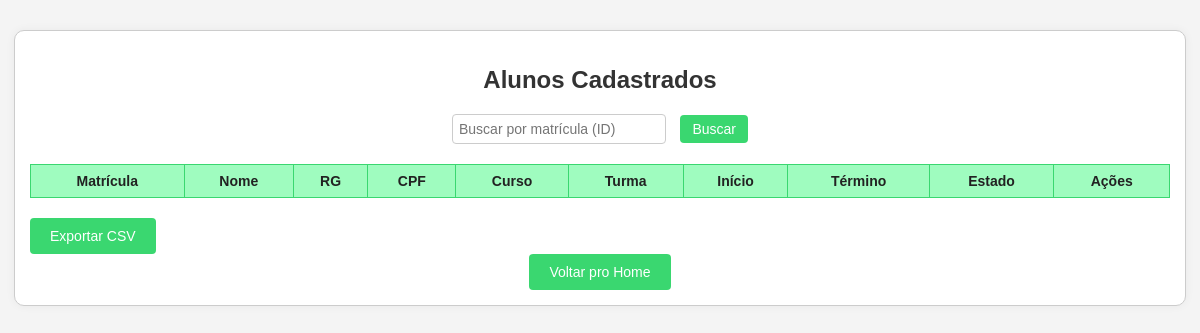
Page /gerenciar_alunos.php (signed in) on the earlier database version.
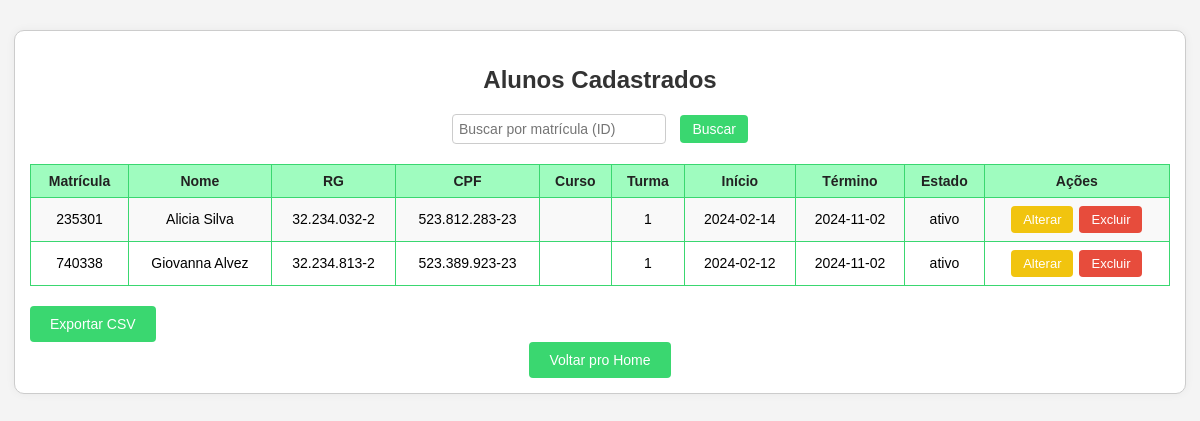
Same page on the later database version.
### tables this page shows
CREATE TABLE `dados_matricula` (
  `id` int(11) NOT NULL,
  `matricula` int(11) NOT NULL,
  `turma_id` int(11) NOT NULL,
  `inicio` date NOT NULL,
  `termino` date NOT NULL,
  `curso_id` int(11) DEFAULT NULL
);

CREATE TABLE `alunos` (
  `matricula` int(11) NOT NULL,
  `nome` varchar(255) NOT NULL,
  `RG` varchar(20) NOT NULL,
  `CPF` varchar(14) NOT NULL,
  `foto_url` varchar(255) DEFAULT NULL,
  `data_nascimento` date NOT NULL,
  `sexo` enum('feminino','masculino','outro') NOT NULL,
  `responsavel` varchar(255) NOT NULL,
  `estado` enum('ativo','inativo') NOT NULL
);

### gerenciar_alunos.php (the view, shortened to what this page needs)
<?php
include 'conexao.php';
$sql = "SELECT a.*, d.turma_id, d.inicio, d.termino, d.curso_id
        FROM alunos a
        LEFT JOIN dados_matricula d ON a.matricula = d.matricula";
$resultado = $conexao->query($sql);
?>
<!DOCTYPE html>
<html>
<head>
    <link href="editar.css" rel="stylesheet">
</head>
<body>
    <div class="tabela-container">
    <h2>Alunos Cadastrados</h2>
    <div class="pesquisa-container">
        <form method="get">
            <input type="number" name="busca_id" placeholder="Buscar por matrícula (ID)" value="<?= isset($_GET['busca_id']) ? $_GET['busca_id'] : '' ?>">
            <button type="submit">Buscar</button>
        </form>
    </div>
    <table>
        <tr>
            <th>Matrícula</th>
            <th>Nome</th>
            <th>RG</th>
            <th>CPF</th>
            <th>Curso</th>
            <th>Turma</th>
            <th>Início</th>
            <th>Término</th>
            <th>Estado</th>
            <th>Ações</th>
        </tr>
        <?php while ($linha = $resultado->fetch_assoc()) { ?>
            <tr>
                <td><?= htmlspecialchars($linha['matricula']) ?></td>
                <td><?= htmlspecialchars($linha['nome']) ?></td>
                <td><?= htmlspecialchars($linha['RG']) ?></td>
                <td><?= htmlspecialchars($linha['CPF']) ?></td>
                <td><?= htmlspecialchars($linha['curso_id']) ?></td>
                <td><?= htmlspecialchars($linha['turma_id']) ?></td>
                <td><?= htmlspecialchars($linha['inicio']) ?></td>
                <td><?= htmlspecialchars($linha['termino']) ?></td>
                <td><?= htmlspecialchars($linha['estado']) ?></td>
                <td>
                    <div class="acoes">
                        <form method="get" action="gerenciar_alunos.php">
                            <button type="submit" class="btn-alterar">Alterar</button>
                        </form>
                        <form method="get" action="gerenciar_alunos.php" onsubmit="return confirm('Tem certeza que deseja excluir este aluno?');">
                            <button type="submit" class="btn-excluir">Excluir</button>
                        </form>
                    </div>
                </td>
            </tr>
        <?php } ?>
    </table>
    <div class="botoes">
        <button onclick="exportarCSV()" class="btn-exportar">Exportar CSV</button>
        <button onclick="window.location.href='index.php'">Voltar pro Home</button>
    </div>
</div>
</body>
</html>

### editar.css (style rules this page uses)
body { font-family: Arial, sans-serif; background: #f4f4f4; margin: 0; padding: 0; }
.tabela-container { width: 95%; margin: 30px auto; background: #fff; border: 1px solid #ccc; padding: 15px; box-shadow: 0 0 10px rgba(0,0,0,0.05); border-radius: 10px; }
h2 { text-align: center; margin-bottom: 20px; color: #333; }
.pesquisa-container { text-align: center; margin-bottom: 20px; }
.pesquisa-container input[type="number"] { padding: 6px; width: 200px; border: 1px solid #ccc; border-radius: 4px; font-size: 14px; }
.pesquisa-container button { padding: 6px 12px; background-color: #3AD770; color: white; border: none; border-radius: 4px; font-size: 14px; cursor: pointer; margin-left: 10px; }
table { width: 100%; border-collapse: collapse; }
th, td { border: 1px solid #ccc; padding: 8px; text-align: center; font-size: 14px; border-color: #3AD770; }
th { background: #9ffcbf; color: #222; }
tr:nth-child(even) { background-color: #f9f9f9; }
.acoes { display: flex; justify-content: center; gap: 6px; }
.acoes form { display: inline; }
.acoes button { padding: 6px 12px; font-size: 13px; color: white; border: none; border-radius: 4px; cursor: pointer; }
.botoes { text-align: center; margin-top: 20px; }
.botoes button { padding: 10px 20px; background-color: #3AD770; color: white; border: none; border-radius: 4px; font-size: 14px; cursor: pointer; }
.btn-alterar { background-color: #f1c40f; color: white; padding: 6px 12px; font-size: 13px; border: none; border-radius: 4px; cursor: pointer; }
.btn-excluir { background-color: #e74c3c; color: white; padding: 6px 12px; font-size: 13px; border: none; border-radius: 4px; cursor: pointer; }
.btn-exportar { background-color: #007bff; color: white; padding: 8px 14px; font-size: 14px; display: flex; align-items: center; gap: 6px; border: none; border-radius: 5px; cursor: pointer; transition: background-color 0.3s ease; }

Differences in the rows shown:
added dados_matricula: matricula.matricula "235301", matricula.nome "Alicia Silva", matricula.RG "32.234.032-2", matricula.CPF "523.812.283-23", turma "1", inicio "2024-02-14", termino "2024-11-02", matricula.estado "ativo"
added dados_matricula: matricula.matricula "740338", matricula.nome "Giovanna Alvez", matricula.RG "32.234.813-2", matricula.CPF "523.389.923-23", turma "1", inicio "2024-02-12", termino "2024-11-02", matricula.estado "ativo"
